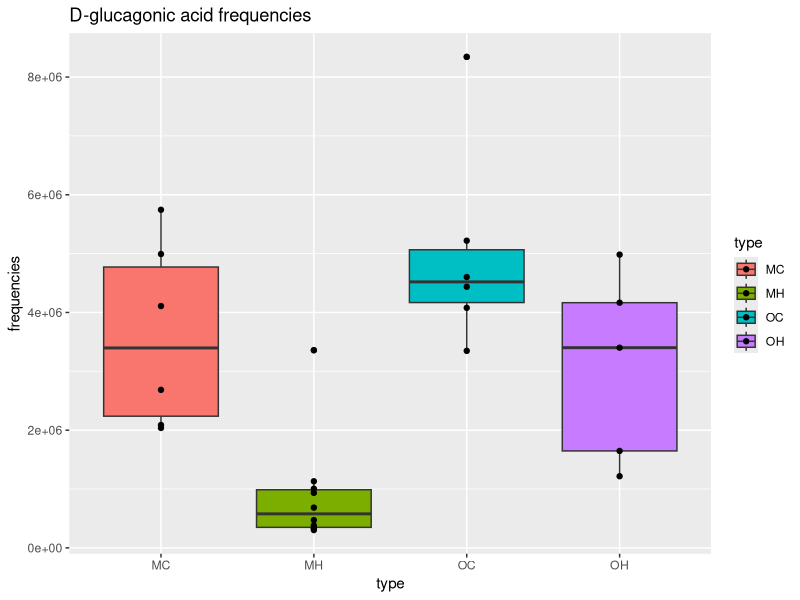
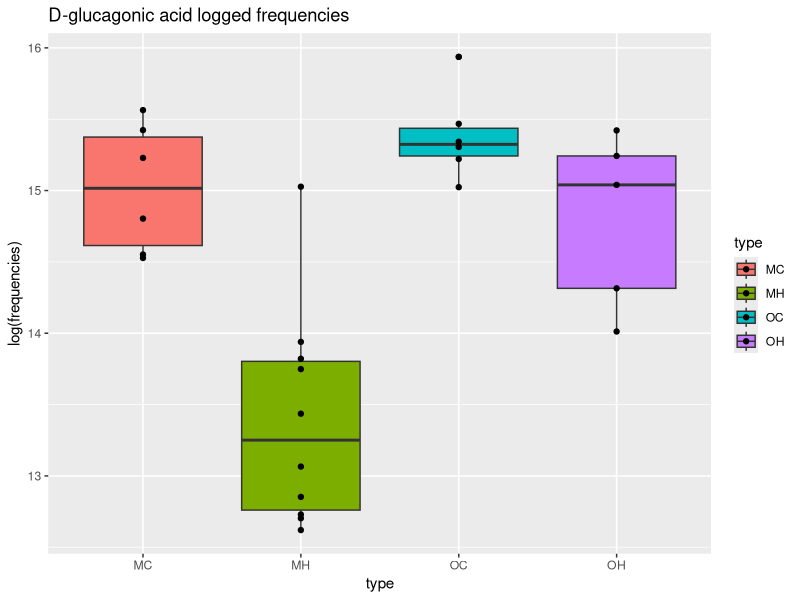

Source code (R) for these figures, in order:
## ---- chunk 1
knitr::opts_chunk$set(echo = TRUE)
## ---- chunk 2
library(tidyverse)
library(ggplot2)
library(data.table)
data <- as.data.frame(read.csv("EMSL_PNNL.csv"), header=TRUE)
data_Lil <- data[50,]
data_Lil_wrangled <- data_Lil %>% gather("M_C_4_AB",	"M_C_7_AB",	"M_C_12_AB",	"M_C_14_AB",	"M_C_19_AB",	"M_C_30_AB",	"M_H_2_AB",	"M_H_2B",	"M_H_4_AB",	"M_H_11_AB",	"M_H_17_AB",	"M_H_26_AB",	"M_H_28_AB",	"M_H_30_AB",	"M_H_32_AB",	"M_H_34_AB",	"O_C_4_AB",	"O_C_12_AB",	"O_C_14_AB",	"O_C_19_AB",	"O_C_27_AB",	"O_C_34_AB",	"O_H_2_AB",	"O_H_4_AB",	"O_H_11_AB",	"O_H_17_AB",	"O_H_32_AB", key="type", value="frequencies")
data_Lil_wrangled$type <- c("MC", "MC", "MC", "MC", "MC", "MC", "MH", "MH", "MH", "MH", "MH", "MH", "MH", "MH", "MH", "MH", "OC", "OC", "OC", "OC", "OC", "OC", "OH", "OH", "OH", "OH", "OH")
## ---- chunk 3
Lil <- ggplot(data_Lil_wrangled, aes(type, frequencies, fill=type)) + geom_boxplot() + geom_point() + labs(title="D-glucagonic acid frequencies")
Lil
## ---- chunk 4
Lil <- ggplot(data_Lil_wrangled, aes(type, log(frequencies), fill=type)) + geom_boxplot() + geom_point() + labs(title="D-glucagonic acid logged frequencies")
Lil
